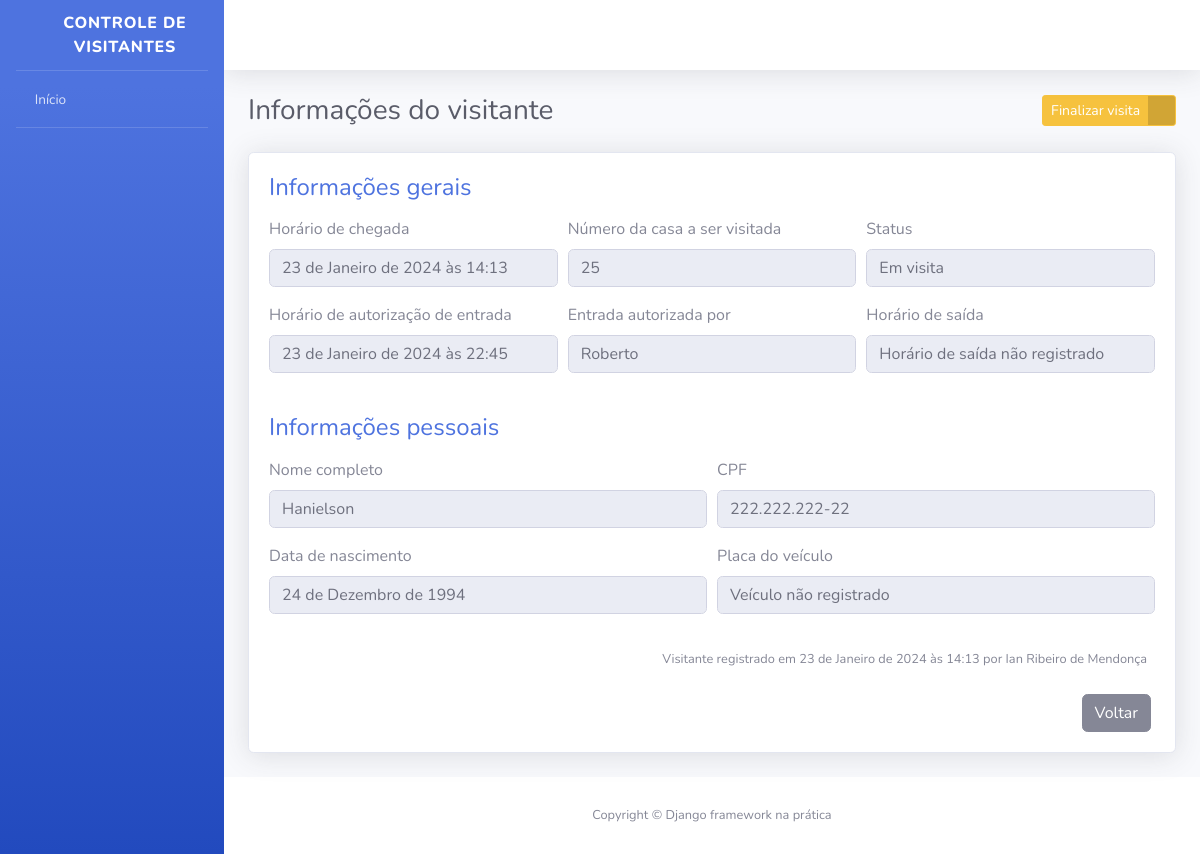
Screenshot of /informacoes-visitante/7/ (signed in) with the database file from the repository.
### apps/visitantes/models.py (models this page shows, shortened)
class Visitante(models.Model):
    STATUS_VISITANTE = [
        ("AGUARDANDO", "Aguardando autorização"),
        ("EM_VISITA", "Em visita"),
        ("FINALIZADO", "Visita finalizada")
    ]
    status = models.CharField(
        verbose_name="Status",
        max_length=10,
        choices=STATUS_VISITANTE,
        default="AGUARDANDO"
    )
    nome_completo = models.CharField(
        verbose_name="Nome completo",
        max_length=60
    )
    cpf = models.CharField(
        verbose_name="CPF",
        max_length=11
    )
    data_nascimento = models.DateField(
        verbose_name="Data de nascimento",
        auto_now=False,
        auto_now_add=False
    )
    numero_casa = models.PositiveSmallIntegerField(
        verbose_name="Número da casa a ser visitada"
    )
    placa_veiculo = models.CharField(
        verbose_name="Placa do veículo",
        max_length=7,
        blank=True,
        null=True
    )
    horario_chegada = models.DateTimeField(
        verbose_name="Horário de chegada na portaria",
        auto_now_add=True,
        auto_now=False
    )
    horario_saida = models.DateTimeField(
        verbose_name="Horário de saída do condomínio",
        auto_now=False,
        auto_now_add=False,
        blank=True,
        null=True
    )
    horario_autorizacao = models.DateTimeField(
        verbose_name="Horário da autorização de entrada",
        auto_now=False,
        auto_now_add=False,
        blank=True,
        null=True
    )
    morador_responsavel = models.CharField(
        verbose_name="Nome do morador que autorizou a entrada do visitante",
        max_length=60,
        blank=True,
        null=True
    )
    registrado_por = models.ForeignKey(
        "porteiros.Porteiro",
        verbose_name="Porteiro responsável pelo registro",
        on_delete=models.PROTECT
    )
    def get_placa_veiculo(self):
        if self.placa_veiculo:
            return self.placa_veiculo
        return "Veículo não registrado"
    def get_horario_saida(self):
        if self.horario_saida:
            return self.horario_saida
        return "Horário de saída não registrado"
    def get_horario_autorizacao(self):
        if self.horario_autorizacao:
            return self.horario_autorizacao
        return "Visitante aguardando autorização"
    def get_morador_responsavel(self):
        if self.morador_responsavel:
            return self.morador_responsavel
        return "Visitante aguardando autorização"
    def get_cpf(self):
        if self.cpf:
            cpf = str(self.cpf)
            cpf_parte_1 = cpf[0:3]
            cpf_parte_2 = cpf[3:6]
            cpf_parte_3 = cpf[6:9]
            cpf_parte_4 = cpf[9:]
            return f"{cpf_parte_1}.{cpf_parte_2}.{cpf_parte_3}-{cpf_parte_4}"
    class Meta:
        verbose_name = "Visitante"
        verbose_name_plural = "Visitantes"
        db_table = "visitante"

### apps/porteiros/models.py (models this page shows)
class Porteiro(models.Model):
    usuario = models.OneToOneField(
        "usuarios.Usuario",
        verbose_name="Usuário",
        on_delete=models.PROTECT
    )
    nome_completo = models.CharField(
        verbose_name="Nome completo",
        max_length=60
    )
    cpf = models.CharField(
        verbose_name="CPF",
        max_length=11
    )
    telefone = models.CharField(
        verbose_name="Telefone",
        max_length=11
    )
    data_nascimento = models.DateField(
        verbose_name="Data de nascimento",
        auto_now=False,
        auto_now_add=False
    )
    class Meta:
        verbose_name = "Porteiro"
        verbose_name_plural = "Porteiros"
        db_table = "porteiro"
    def __str__(self):
        return self.nome_completo

### apps/visitantes/views.py (the view, shortened to what this page needs)
# urls.py: path('informacoes-visitante/<int:id>/', informacoes_visitante, name='informacoes_visitante'),
@login_required
def informacoes_visitante(request, id):
    visitante = get_object_or_404(Visitante, id=id)
    form = AutorizaVisitanteForm()
    context = {
        "nome_pagina": "Informações do visitante",
        "visitante": visitante,
        "form": form
    }
    return render(request, "informacoes_visitante.html", context)

### apps/visitantes/forms.py
class AutorizaVisitanteForm(forms.ModelForm):
    class Meta:
        morador_responsavel = forms.CharField(required=True)
        model = Visitante
        fields = [
            'morador_responsavel'
        ]
        error_messages = {
            "morador_responsavel": {
                "required": "Por favor informe o nome do morador responsável por autorizar a entrada do visitante"
            }
        }

### templates/informacoes_visitante.html (shortened to what this page needs)
{% extends "base.html" %}
{% load widget_tweaks %}
{% block conteudo %}
<div class="container">
    <div class="d-sm-flex align-items-center justify-content-between mb-4">
        <h1 class="h3 mb-0 text-gray-800">{{ nome_pagina }}</h1>
        <div>
            {% if visitante.status == "EM_VISITA" %}
                <a href="#" class="btn btn-warning btn-icon-split btn-sm" data-toggle="modal" data-target="#modal2">
                    <span class="text">Finalizar visita</span>
                    <span class="icon text-white-50">
                        <i class="fas fa-door-open"></i>
                    </span>
                </a>
            {% endif %}
        </div>
    </div>
    <div class="card shadow mb-4">
        <div class="card-body">
            <h4 class="mb-3 text-primary">
                Informações gerais
            </h4>
            <form>
                <div class="form-row">
                    <div class="form-group col-md-4">
                        <label>Horário de chegada</label>
                        <input type="text" class="form-control" value="{{ visitante.horario_chegada }}" disabled>
                    </div>
                    <div class="form-group col-md-4">
                        <label>Número da casa a ser visitada</label>
                        <input type="text" class="form-control" value="{{ visitante.numero_casa }}" disabled>
                    </div>
                    <div class="form-group col-md-4">
                        <label>Status</label>
                        <input type="text" class="form-control" value="{{ visitante.get_status_display }}" disabled>
                    </div>
                </div>
                <div class="form-row">
                    <div class="form-group col-md-4">
                        <label>Horário de autorização de entrada</label>
                        <input type="text" class="form-control" value="{{ visitante.get_horario_autorizacao }}" disabled>
                    </div>
                    <div class="form-group col-md-4">
                        <label>Entrada autorizada por</label>
                        <input type="text" class="form-control" value="{{ visitante.get_morador_responsavel }}" disabled>
                    </div>
                    <div class="form-group col-md-4">
                        <label>Horário de saída</label>
                        <input type="text" class="form-control" value="{{ visitante.get_horario_saida }}" disabled>
                    </div>
                </div>
            </form>
            <h4 class="mb-3 mt-4 text-primary">
                Informações pessoais
            </h4>
            <form>
                <div class="form-row">
                    <div class="form-group col-md-6">
                        <label>Nome completo</label>
                        <input type="text" class="form-control" value="{{ visitante.nome_completo}}" disabled>
                    </div>
                    <div class="form-group col-md-6">
                        <label>CPF</label>
                        <input type="text" class="form-control" value="{{ visitante.get_cpf }}" disabled>
                    </div>
                </div>
                <div class="form-row">
                    <div class="form-group col-md-6">
                        <label>Data de nascimento</label>
                        <input type="text" class="form-control" value="{{ visitante.data_nascimento}}" disabled>
                    </div>
                    <div class="form-group col-md-6">
                        <label>Placa do veículo</label>
                        <input type="text" class="form-control" value="{{ visitante.get_placa_veiculo }}" disabled>
                    </div>
                </div>
            </form>
            <p class="mr-2 mt-3 mb-4 text-right">
                <small>
                    Visitante registrado em {{ visitante.horario_chegada}} por {{ visitante.registrado_por}}
                </small>
            </p>
            <div class="mr-1 text-right">
                <a href="{% url 'index' %}" class="btn btn-secondary text-white" type="button">
                    <span class="text">Voltar</span>
                </a>
            </div>
        </div>
    </div>
</div>
{% endblock %}

### rows the page displays
Visitante: horario_chegada "23 de Janeiro de 2024 às 14:13", numero_casa "25", status "Em visita", get_horario_autorizacao "23 de Janeiro de 2024 às 22:45", get_morador_responsavel "Roberto", get_horario_saida "Horário de saída não registrado", nome_completo "Hanielson", get_cpf "222.222.222-22", data_nascimento "24 de Dezembro de 1994", get_placa_veiculo "Veículo não registrado", registrado_por "Ian Ribeiro de Mendonça"

### other values shown
{{ nome_pagina }} "Informações do visitante"
